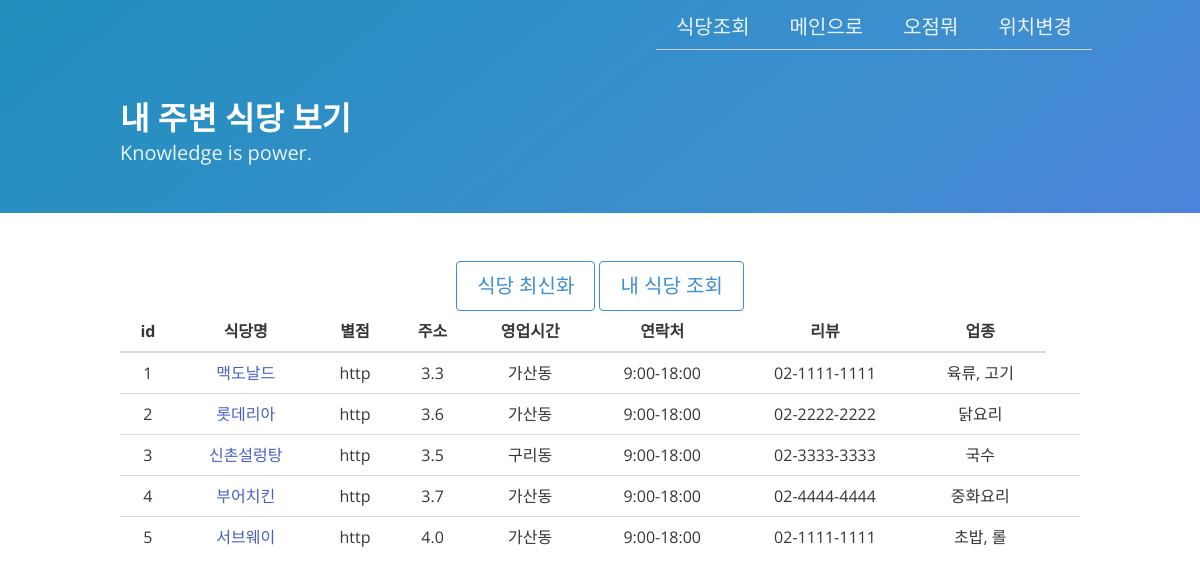
Page /meal/search_all/ on the earlier database version.
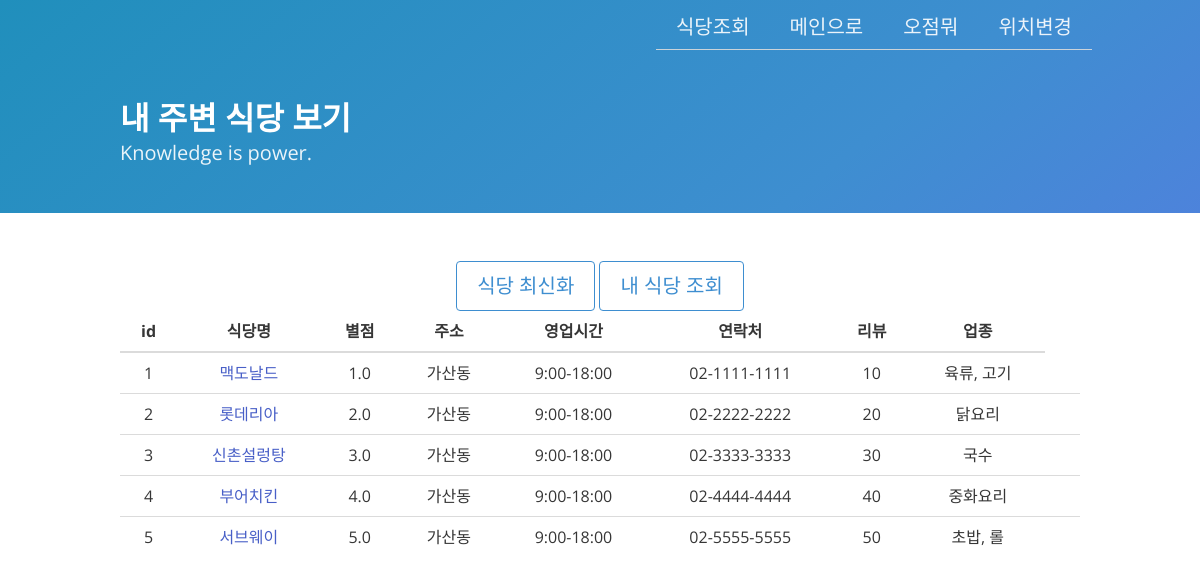
Same page on the later database version.
### meal/models.py (models this page shows)
class Restaurant(models.Model) :
    rest_num = models.IntegerField(primary_key=True) #카카오에서 제공하는 id가 있다.
    rest_name = models.CharField(max_length=500)
    rest_star = models.FloatField()
    rest_address = models.CharField(max_length=500)
    rest_time = models.CharField(max_length=100)
    rest_tele = models.CharField(max_length=100)
    rest_review = models.IntegerField()
    rest_kind_num = models.ForeignKey(Rest_kind, on_delete=models.CASCADE) #kind_num으로 먹었던거 안먹는 로직 구현
    rest_detail_link = models.CharField(max_length=500) #상세보기 링크

class Rest_kind(models.Model):
    res_kind_num = models.IntegerField(primary_key = True)
    res_kind_name = models.CharField(max_length=200)

### meal/views.py (the view)
# urls.py: path('meal/search_all/', views.search_all, name = 'search_all'),
def search_all(request):
    restaurant_all = Restaurant.objects.all()
    rest_kind_all = Rest_kind.objects.all()
    return render(request, 'meal/search_all.html', {'rest_kind_all' : rest_kind_all,'restaurant_all' : restaurant_all})

### meal/templates/meal/search_all.html (shortened to what this page needs)
<!DOCTYPE html>
<html>
<head>
    <link rel="stylesheet" href="https://maxcdn.bootstrapcdn.com/font-awesome/4.7.0/css/font-awesome.min.css">
    <link rel="stylesheet" href="https://unpkg.com/bulma@0.8.2/css/bulma.min.css" />
</head>
<body>
    <section class="hero is-info is-default is-bold">
        <nav class="navbar">
            <div class="container">
                <div id="navbarMenu" class="navbar-menu">
                    <div class="navbar-end">
                        <div class="tabs is-right">
                            <ul>
                                <li><a  class="subtitle is size-1 is-active">식당조회</a></li>
                                <li><a  class="subtitle is size-1" href="/meal/">메인으로</a></li>
                                <li><a  class="subtitle is size-1" href="/meal/random_lunch/">오점뭐</a></li>
                                <li><a  class="subtitle is size-1" href="/meal/mylocation/">위치변경</a></li>
                            </ul>
                        </div>
                    </div>
                </div>
            </div>
        </nav>
        <div class="hero-body">
            <div class="container">
                <h1 class="title is-size6">
                내 주변 식당 보기
                </h1>
                <h2 class="subtitle is-size4">
                    Knowledge is power.
                </h2>
            </div>
        </div>
    </section>
    <selection class = "hero">
        <div class="hero-body">
            <div class="container has-text-centered">
                <a class="button is-info is-medium is-outlined">
                    식당 최신화
                </a>
                <a class="button is-info is-medium is-outlined">
                    내 식당 조회
                </a><br>
                <table class="table is-fullwidth">
                    <thead>
                        <tr>
                            <th>id</th><th>식당명</th><th>별점</th><th>주소</th><th>영업시간</th>
                            <th>연락처</th><th>리뷰</th><th>업종</th>
                        </tr>
                    </thead>
                    <tbody>
                        {% if restaurant_all %}
                            {% for r in restaurant_all %}
                            <tr>
                                <td>{{r.rest_num}}</td>
                                <td><a href="{{r.rest_detail_link}}">{{r.rest_name}}</a></td>
                                <td>{{r.rest_star}}</td>
                                <td>{{r.rest_address}}</td>
                                <td>{{r.rest_time}}</td>
                                <td>{{r.rest_tele}}</td>
                                <td>{{r.rest_review}}</td>
                                <td>{{r.rest_kind_num.res_kind_name}}</td>
                                <td></td>
                            </tr>
                            {% endfor %}
                        {% else %}
                            <tr> 자료가 없음 </tr>
                        {% endif %}
                    </tbody>
            </div>
        </div>
</body>
</html>

### meal/templates/meal/search_all.html (style rules this page uses)
html, body { font-family: 'Open Sans'; }

Differences in the rows shown:
changed Restaurant "맥도날드": rest_star "http" → "1.0"; rest_address "3.3" → "가산동"; rest_time "가산동" → "9:00-18:00"; rest_tele "9:00-18:00" → "02-1111-1111"; rest_review "02-1111-1111" → "10"
changed Restaurant "롯데리아": rest_star "http" → "2.0"; rest_address "3.6" → "가산동"; rest_time "가산동" → "9:00-18:00"; rest_tele "9:00-18:00" → "02-2222-2222"; rest_review "02-2222-2222" → "20"
changed Restaurant "신촌설렁탕": rest_star "http" → "3.0"; rest_address "3.5" → "가산동"; rest_time "구리동" → "9:00-18:00"; rest_tele "9:00-18:00" → "02-3333-3333"; rest_review "02-3333-3333" → "30"
changed Restaurant "부어치킨": rest_star "http" → "4.0"; rest_address "3.7" → "가산동"; rest_time "가산동" → "9:00-18:00"; rest_tele "9:00-18:00" → "02-4444-4444"; rest_review "02-4444-4444" → "40"
changed Restaurant "서브웨이": rest_star "http" → "5.0"; rest_address "4.0" → "가산동"; rest_time "가산동" → "9:00-18:00"; rest_tele "9:00-18:00" → "02-5555-5555"; rest_review "02-1111-1111" → "50"
